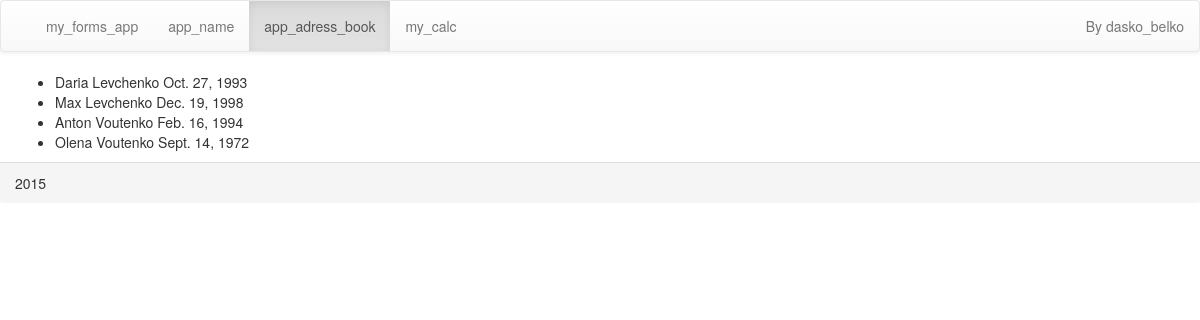
/app_adress_book/country/country/see_all/2/, run on the app's committed database.
### app_adress_book/models.py (models this page shows, shortened)
class Person(models.Model):
    first_name = models.CharField(max_length=200)
    last_name = models.CharField(max_length=200)
    date_birth = models.DateField()
    adress = models.ManyToManyField(Adress)

### app_adress_book/views.py (the view)
class PersonInCountryView(generic.ListView):
    template_name = 'apps/all_person_country.html'
    context_object_name = 'person_list'
    model = Person
    def get_queryset(self):
        country_id = self.kwargs['pk']
        return Person.objects.filter(adress__city__country__id=country_id)
    def get_context_data(self, **kwargs):
        context = super(PersonInCountryView, self).get_context_data(**kwargs)
        context['title'] = "app_adress_book"
        return context

### app_adress_book/templates/apps/all_person_country.html (shortened to what this page needs)
{% extends "base_template.html" %}
{% block body_app %}
{% if person_list %}
    <ul>
            {% for person in person_list %}
            <li>
                {{ person.first_name }} {{ person.last_name }}
                {{ person.date_birth }}
            </li>
         {% endfor %}
    </ul>
{% else %}
    <p>No apps are available.</p>
{% endif %}
{% endblock %}

### templates/base_template.html (shortened to what this page needs)
<!DOCTYPE html>
<html lang="en">
<head>
    {% load static %}
<link rel="stylesheet" href="https://maxcdn.bootstrapcdn.com/bootstrap/3.3.5/css/bootstrap.min.css">
<link rel="stylesheet" href="https://maxcdn.bootstrapcdn.com/bootstrap/3.3.5/css/bootstrap-theme.min.css">
</head>
<body>
<nav class="navbar navbar-default">
    <div id="menu_list" class="container-fluid">
        <div class="collapse navbar-collapse">
        <ul id="menu" class="nav navbar-nav">
            {% for k, v in my_menus.items %}
            <li {% if k == title %} class="active" {% endif %}>
                <a  href="{{ v }}">{{ k }}</a>
            </li>
            {% endfor %}
        </ul>
        <p class="navbar-text navbar-right">By
            <a href="#" class="navbar-link">dasko_belko</a>
        </p>
        </div>
    </div>
</nav>
<div id="body_div" class="container-fluid">
    {% block body_app %}
    {% endblock %}
</div>
<div id="foot" class="panel-footer">
    <footer>
        {% now "Y" %}
    </footer>
</div>
</body>
</html>

### data on the page
Person: first_name "Daria", last_name "Levchenko", date_birth "Oct. 27, 1993"
Person: first_name "Max", last_name "Levchenko", date_birth "Dec. 19, 1998"
Person: first_name "Anton", last_name "Voutenko", date_birth "Feb. 16, 1994"
Person: first_name "Olena", last_name "Voutenko", date_birth "Sept. 14, 1972"

### other printed values
{{ k }} "my_forms_app" "app_name" "app_adress_book" "my_calc"
